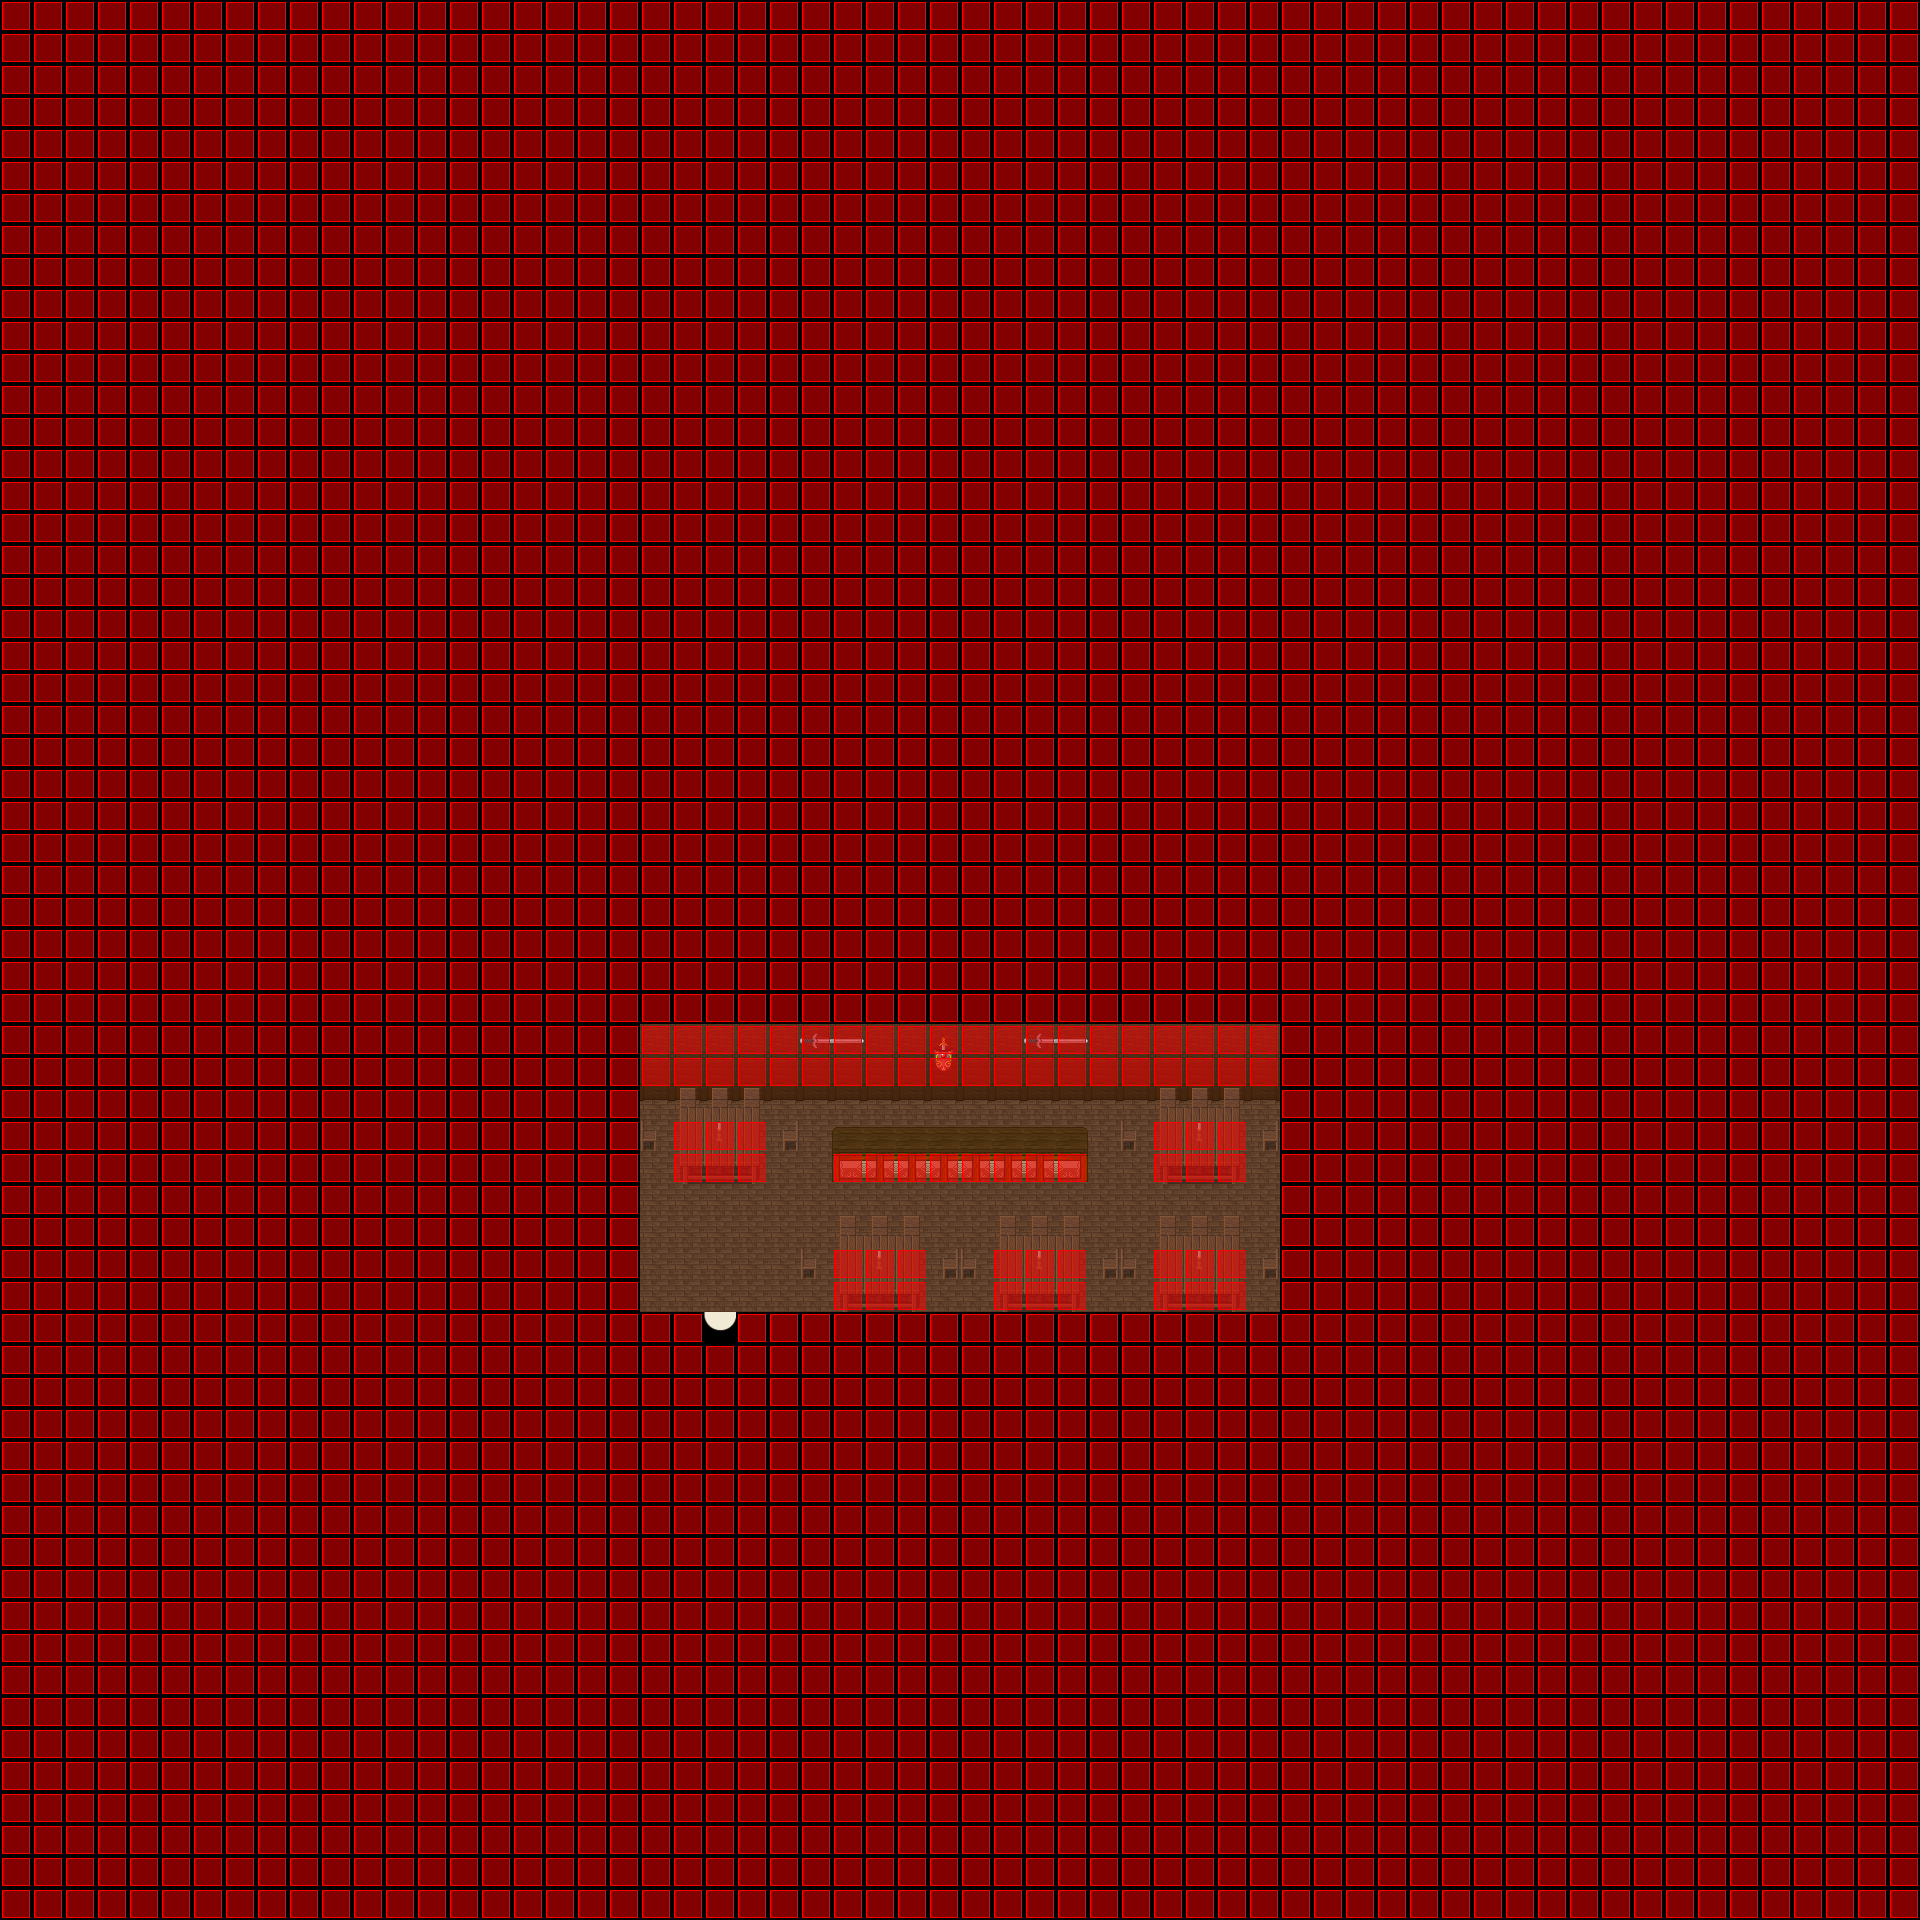

This game map was drawn from its Tiled (.tmx) file and the tilesets committed beside it. A one-line description and the trimmed map source follow:
An orthogonal 60x60 tile map with 32x32 px tiles, 7 tile layers (Ground, Ground, Ground, Fringe, ...), 7 tilesets and 2 objects (SCRIPT, WARP).

<map version="1.0" orientation="orthogonal" width="60" height="60" tilewidth="32" tileheight="32">
 <properties>
  <property name="music" value="faith.ogg" />
 </properties>
 <tileset firstgid="1" name="indoor3_32_32" tilewidth="32" tileheight="32">
  <image source="../graphics/tiles/indoor3_32_32.png" width="1024" height="1024" />
 </tileset>
 <tileset firstgid="1025" name="indoor2_32_32" tilewidth="32" tileheight="32">
  <image source="../graphics/tiles/indoor2_32_32.png" width="1024" height="1024" />
 </tileset>
 <tileset firstgid="2049" name="collision1_32_32" tilewidth="32" tileheight="32">
  <image source="../graphics/tiles/collision1_32_32.png" width="1024" height="1024" />
 </tileset>
 <tileset firstgid="3073" name="desert1_32_32" tilewidth="32" tileheight="32">
  <image source="../graphics/tiles/desert1_32_32.png" width="1024" height="1024" />
 </tileset>
 <tileset firstgid="4097" name="indoor2_32_64" tilewidth="32" tileheight="64">
  <image source="../graphics/tiles/indoor2_32_64.png" width="1024" height="1024" />
 </tileset>
 <tileset firstgid="4609" name="indoor2_32_96" tilewidth="32" tileheight="96">
  <image source="../graphics/tiles/indoor2_32_96.png" width="1024" height="960" />
 </tileset>
 <tileset firstgid="4929" name="indoor2_32_64" tilewidth="32" tileheight="64">
  <image source="../graphics/tiles/indoor2_32_64.png" width="1024" height="1024" />
 </tileset>
 <layer name="Ground" width="60" height="60">
  <data>[3600 cells, 3560 non-empty, 3 distinct tile ids]</data>
 </layer>
 <layer name="Ground" width="60" height="60">
  <data>[3600 cells, 60 non-empty, 3 distinct tile ids]</data>
 </layer>
 <layer name="Ground" width="60" height="60">
  <data>[3600 cells, 61 non-empty, 13 distinct tile ids]</data>
 </layer>
 <layer name="Fringe" width="60" height="60">
  <data>[3600 cells, 13 non-empty, 4 distinct tile ids]</data>
 </layer>
 <layer name="Over" width="60" height="60">
  <data>[3600 cells, 15 non-empty, 3 distinct tile ids]</data>
 </layer>
 <layer name="Over" width="60" height="60">
  <data>[3600 cells, 0 non-empty, 0 distinct tile ids]</data>
 </layer>
 <layer name="Collision" width="60" height="60">
  <data>[3600 cells, 3497 non-empty, 1 distinct tile ids]</data>
 </layer>
 <objectgroup name="Object" width="60" height="60">
  <object name="External Map Events" type="SCRIPT" x="0" y="0">
   <properties>
    <property name="FILENAME" value="scripts/maps/iw-lauria-tavern-o00-o00-o00.lua" />
   </properties>
  </object>
  <object name="Warp to ow-p2-p4" type="WARP" x="704" y="1313" width="32" height="32">
   <properties>
    <property name="DEST_MAP" value="ow-p0002-p0004-o0000" />
    <property name="DEST_X" value="3376" />
    <property name="DEST_Y" value="3840" />
   </properties>
  </object>
 </objectgroup>
</map>
